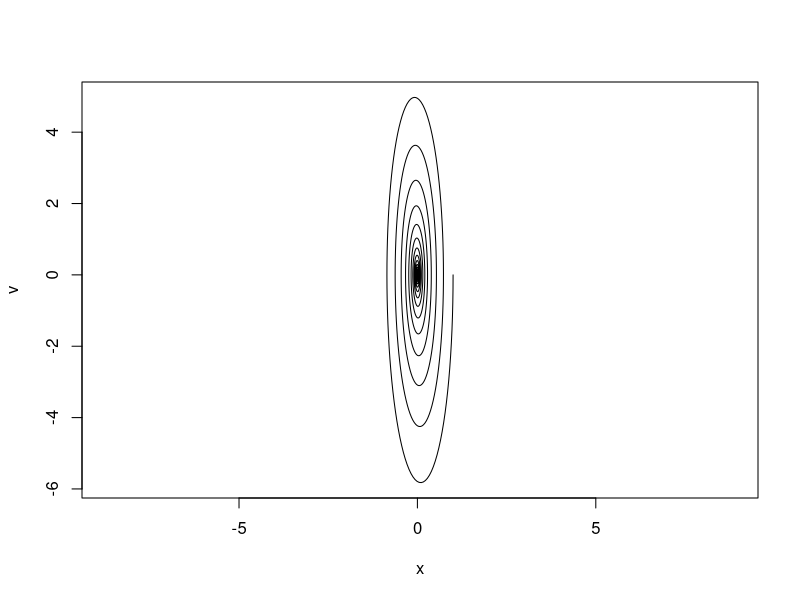

Reproduce this figure in R.
## ---- chunk 1
#| label: fig-phase
#| fig-cap: Phase portrait.
sim <- read.csv("data/sim.csv")
plot(sim$x, sim$v, type = "l", xlab = "x", ylab = "v", asp = 1)
